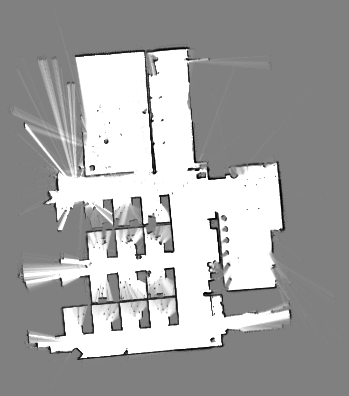
//> input picture shizhe.pgm, 349 x 396 px
$ ./imageBasics shizhe.pgm   (built with g++ and OpenCV 4)
//> lines starting //> are read from the running program, lines starting //| are printed output that depends on the picture; after the words box and inside, x2 and y2 are one past the last pixel; in counts of white or black regions, pixels touching at a corner belong together
#include <iostream>
#include <chrono>
using namespace std;


#include <opencv2/core/core.hpp>
#include <opencv2/highgui/highgui.hpp>
#include <opencv2/imgproc/imgproc.hpp>

using namespace cv;

int main ( int argc, char** argv )
{
    // 1.读取argv[1]指定的图像
    cv::Mat image;
    image = cv::imread ( "/home/wxdl09/Openframe/FD/imageBasics-20200713/shizhe.pgm" ); //cv::imread函数读取指定路径下的图像
//> image is the input picture: 396 rows x 349 cols, CV_8UC3; min 1, max 255, mean 164
    // 判断图像文件是否正确读取
    if ( image.data == nullptr ) //数据不存在,可能是文件不存在
    {
        cerr<<"文件"<<argv[1]<<"不存在."<<endl;
        return 0;
    }

    // 2.文件顺利读取, 首先输出一些基本信息，图像尺度信息
    cout<<"原图像宽为"<<image.cols<<",高为"<<image.rows<<",通道数为"<<image.channels()<<endl;
//| 原图像宽为349,高为396,通道数为3
    cv::imshow ( "image", image );      // 用cv::imshow显示图像
    cv::waitKey ( 0 );                  // 暂停程序,等待一个按键输入

    //3.灰度图转换,默认的色彩空间是BGR
    cv::Mat srcGray;
    cvtColor(image, srcGray, CV_BGR2GRAY);
    imshow("srcGray", srcGray);
    cout<<"灰度图像宽为"<<srcGray.cols<<",高为"<<srcGray.rows<<",通道数为"<<srcGray.channels()<<endl;
//| 灰度图像宽为349,高为396,通道数为1
    cv::waitKey ( 0 );                  // 暂停程序,等待一个按键输入

    //4.对灰度图像进行高斯滤波
    cv::Mat Gaus3_image;
    GaussianBlur(srcGray,Gaus3_image,Size(3,3),2);
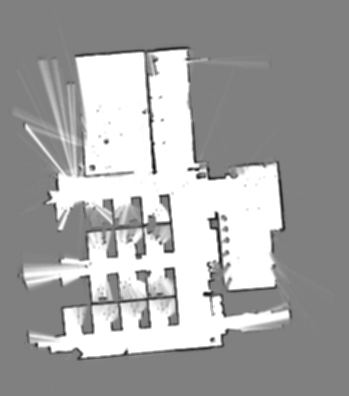
//> Gaus3_image: 396 rows x 349 cols, CV_8UC1; min 20, max 255, mean 164
    imshow("Gaus3_image",Gaus3_image);
    cout<<"高斯滤波图像宽为"<<Gaus3_image.cols<<",高为"<<Gaus3_image.rows<<",通道数为"<<Gaus3_image.channels()<<endl;
//| 高斯滤波图像宽为349,高为396,通道数为1
    cv::waitKey ( 0 );                  // 暂停程序,等待一个按键输入

    //5.canny算子检测边缘
    cv::Mat Can_image;
    std::vector<Vec4i> lines; //定义数组获取直线
    cv::Canny(Gaus3_image,Can_image,200,350);
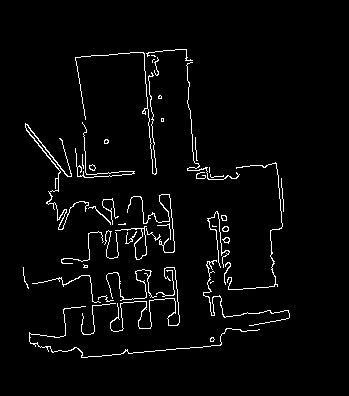
//> Can_image: 396 rows x 349 cols, CV_8UC1; 3.1% white in thin lines or dots, all inside (x1, y1, x2, y2) = (23, 49, 290, 358)
    imshow("srcGray_line",Can_image);
    cout<<"canny算子提线图像宽为"<<Can_image.cols<<",高为"<<Can_image.rows<<",通道数为"<<Can_image.channels()<<endl;
//| canny算子提线图像宽为349,高为396,通道数为1
    cv::waitKey ( 0 );

    // 检测后图像恢复3通道，并显示在原图像中
    cv::Mat dst,image1;
    dst = Scalar::all(0);
    image1 = image.clone();
    image1.copyTo(dst,Can_image);
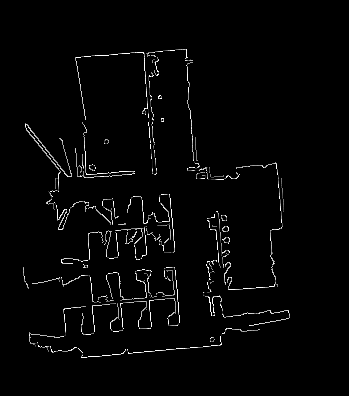
//> dst: 396 rows x 349 cols, CV_8UC3; min 0, max 255, mean 5.6
    imshow("image_line",dst);
    cv::waitKey ( 0 );

    cv::Mat image2;
    image2 = image-dst;
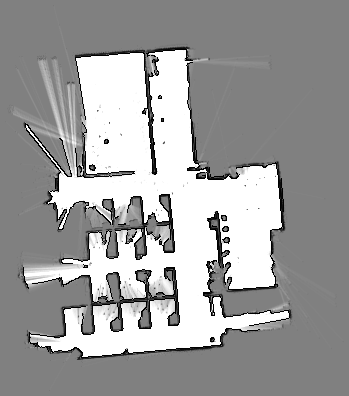
//> image2: 396 rows x 349 cols, CV_8UC3; min 0, max 255, mean 158.3
    imshow("image2",image2);
    cv::waitKey ( 0 );

    // 遍历图片，阈值判断
    for ( int i = 0; i < image2.rows; i++ )
    {
        for ( int j=0; j<image2.cols; j++ )
        {
            if(image2.at<Vec3b>(i,j)[0]==image2.at<Vec3b>(i,j)[1] && image2.at<Vec3b>(i,j)[0]==image2.at<Vec3b>(i,j)[2])
            {
                if(image2.at<Vec3b>(i,j)[0]>=0 && image2.at<Vec3b>(i,j)[0]<=55)
                    image2.at<Vec3b>(i,j)[0]=image2.at<Vec3b>(i,j)[1]=image2.at<Vec3b>(i,j)[2]=0;
                else if(image2.at<Vec3b>(i,j)[0]>55 && image2.at<Vec3b>(i,j)[0]<170)
                    image2.at<Vec3b>(i,j)[0]=image2.at<Vec3b>(i,j)[1]=image2.at<Vec3b>(i,j)[2]=128;
                else
                    image2.at<Vec3b>(i,j)[0]=image2.at<Vec3b>(i,j)[1]=image2.at<Vec3b>(i,j)[2];
            }
        }
    }
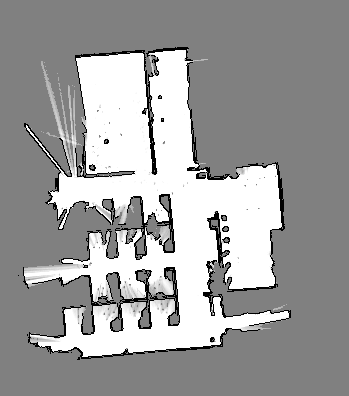
//> image2: 396 rows x 349 cols, CV_8UC3; 12.43% of pixels changed, all inside (x1, y1, x2, y2) = (5, 5, 344, 391)
    imshow("image3",image2);
    cout<<"imag2_f"<<Can_image.cols<<endl;
//| imag2_f349
    cv::waitKey ( 0 );


    cv::destroyAllWindows();
    return 0;
}
